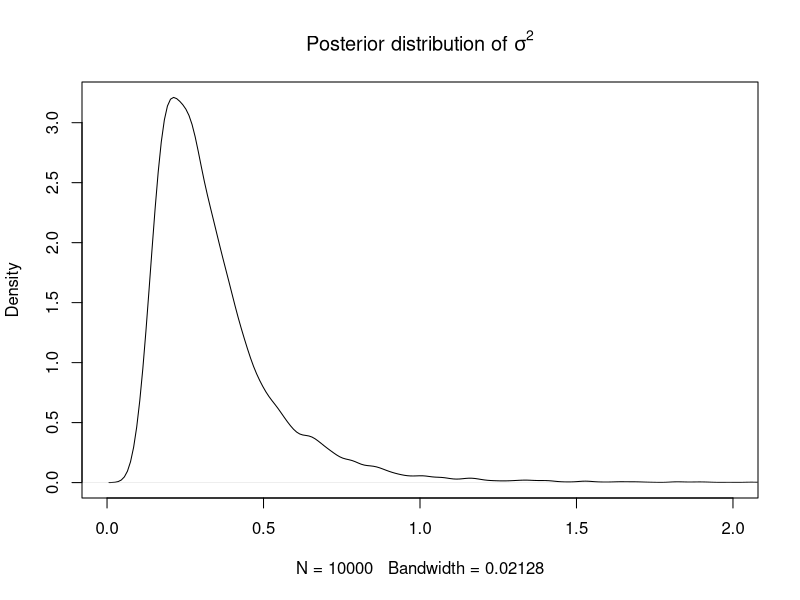
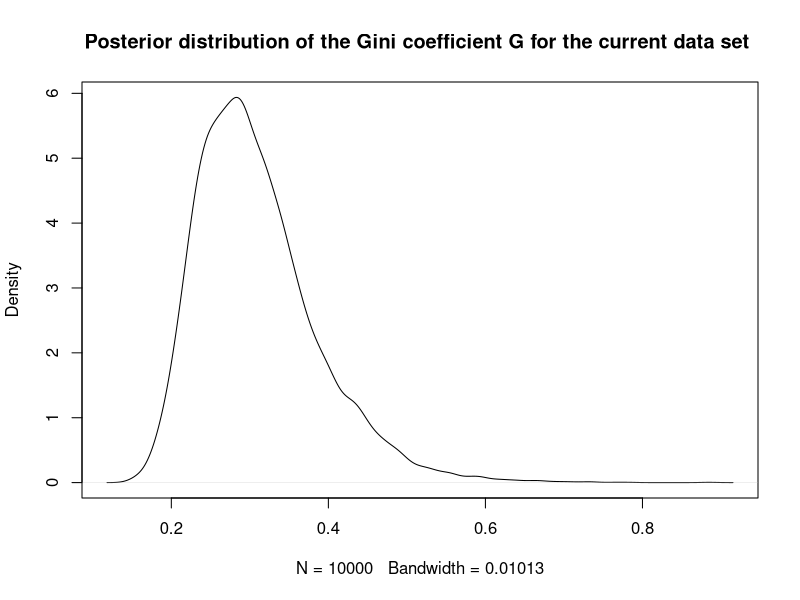
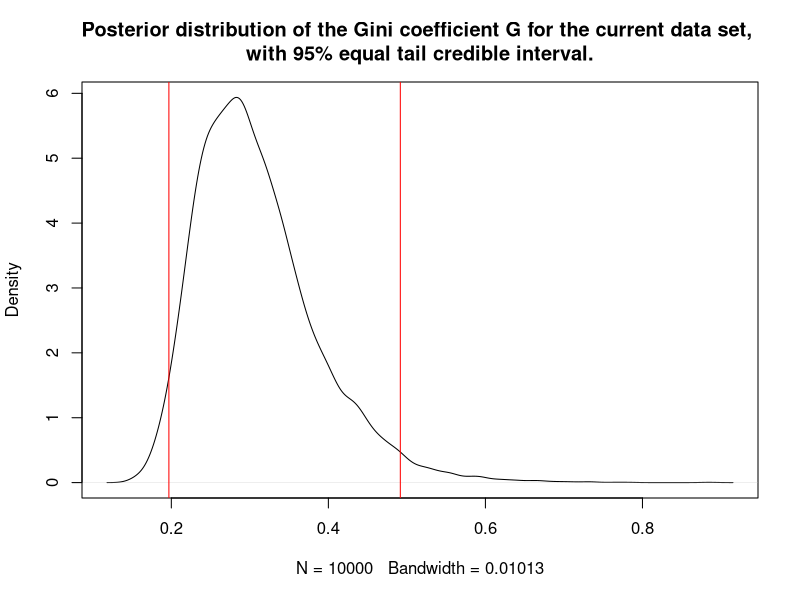
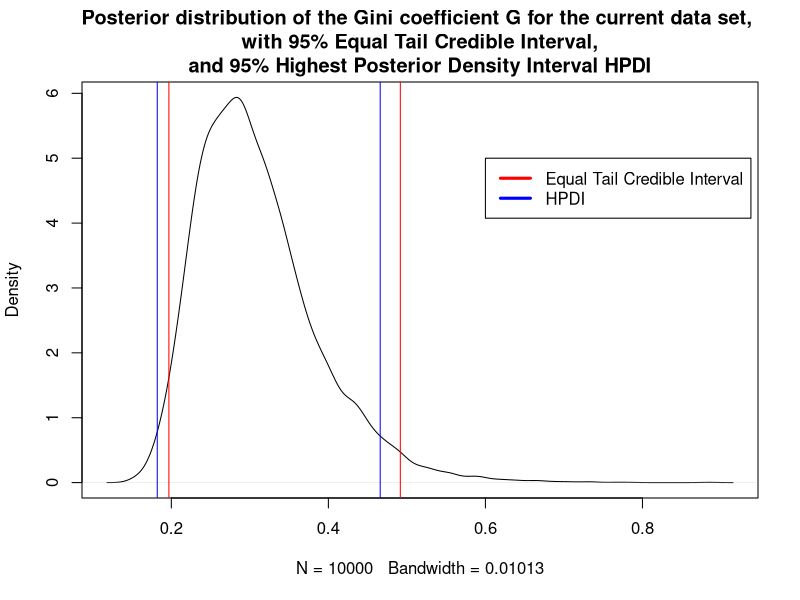

The R script that drew these images, in order:
###############################2a#####################################
data = c(33, 24, 48, 32, 55, 74, 23, 76, 17)
n <- length(data)

mju = 3.5
tao2 = sum((log(data)-mju)^2)/n

NDraws = 10000
PostDraws = c(1:NDraws)
set.seed(123465)
#drawing 10000 sigma^2 from the inv-chi^2 distribution
PostDraws = ((n)*tao2)/rchisq(NDraws,n)  

plot(density(PostDraws), xlim=c(0,2), main = expression(paste('Posterior distribution of ',sigma^2,)))




###############################2b#####################################
#phi(z) is the cumulative distribution function (CDF) for the standard normal distribution with mean 0 and variance 1.
#pnorm gives the distribution function for the Normal distribution with default mean=1 and sd=1 (the CDF),
#i.e. the accumulated probability mass up to some value (area under curve less or equal to the value)
G = 2*pnorm(sqrt(PostDraws/2)) - 1
plot(density(G), main = "Posterior distribution of the Gini coefficient G for the current data set ")




###############################2c#####################################
#estimation of the the 95% equal tail credible interval 

G_sorted = sort(G)
interval = quantile(G_sorted, probs=c(0.025, 0.975))
lowerBound = interval[1]
upperBound = interval[2]

plot(density(G), main = "Posterior distribution of the Gini coefficient G for the current data set, \n with 95% equal tail credible interval. ")
abline(v=lowerBound, col="red")
abline(v=upperBound, col="red")




###############################2d#####################################
#extract x- and y-values from the density estimate and sort these on y-value 
#density = density(G, n=10000)
density = density(G)
x = density$x
y = density$y
xy = cbind(x,y)
xy_sorted = xy[order(xy[,2],decreasing=TRUE),]

#calculate what value 95% of the accumulated y-values corresponds to, i.e. the accumulated value to stop at 
#when deciding which (x,y)-pairs to look at
stop_value = sum(xy_sorted[,2])*0.95

#accumulated sum of the sorted y-values
#find out at which index we reach 95% mass (i.e. the stop_value),
#then index 1 to stop_index corresponds to 95% mass
acumulatedMass <- function(stop_val) {
  for (i in 1:length(xy_sorted)) {
    if (sum(xy_sorted[1:i,2]) > stop_val) {
      return (i-1)
    }
  }
}
stop_index = acumulatedMass(stop_value)

#alternative to using above function:
#cumSum = cumsum(xy_sorted[,2])
#stop_index = min(which(cumSum > stop_value)) - 1

#only keep the 95% of the mass corresponding to highest densities
xy_sorted_95 = xy_sorted[1:stop_index,]

#find the indexes corresponding to lower and upper bound
lower_index = which.min(xy_sorted_95[,1])
upper_index = which.max(xy_sorted_95[,1])
lower_index
upper_index

#extract actual lower and upper bounds
HPDIlower = xy_sorted_95[lower_index,1]
HPDIupper = xy_sorted_95[upper_index,1]
HPDIlower
HPDIupper

plot(density(G), main = "Posterior distribution of the Gini coefficient G for the current data set, \n with 95% Equal Tail Credible Interval, \n and 95% Highest Posterior Density Interval HPDI ")
legend(x = 0.6, y = 5, legend = c("Equal Tail Credible Interval", "HPDI"), col = c("red","blue"), lwd = 3)
abline(v=lowerBound, col="red")
abline(v=upperBound, col="red")
abline(v=HPDIlower, col="blue")
abline(v=HPDIupper, col="blue")
